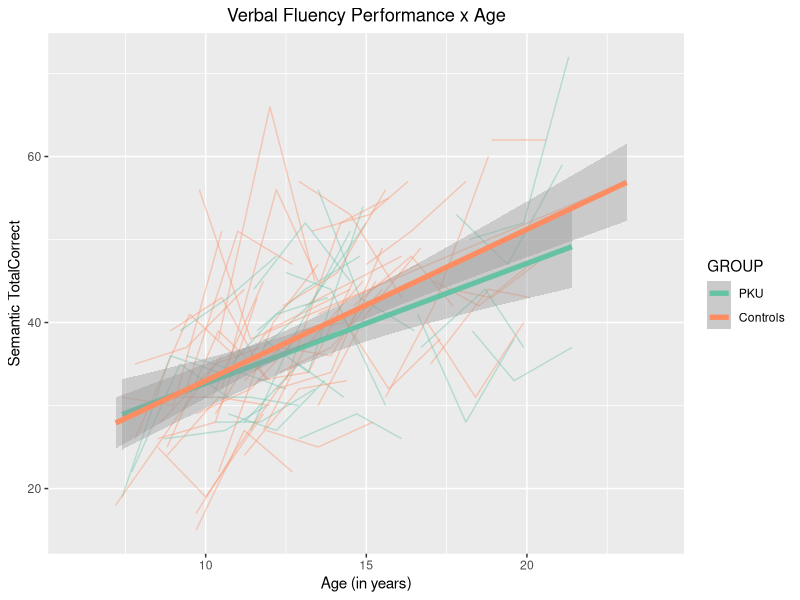
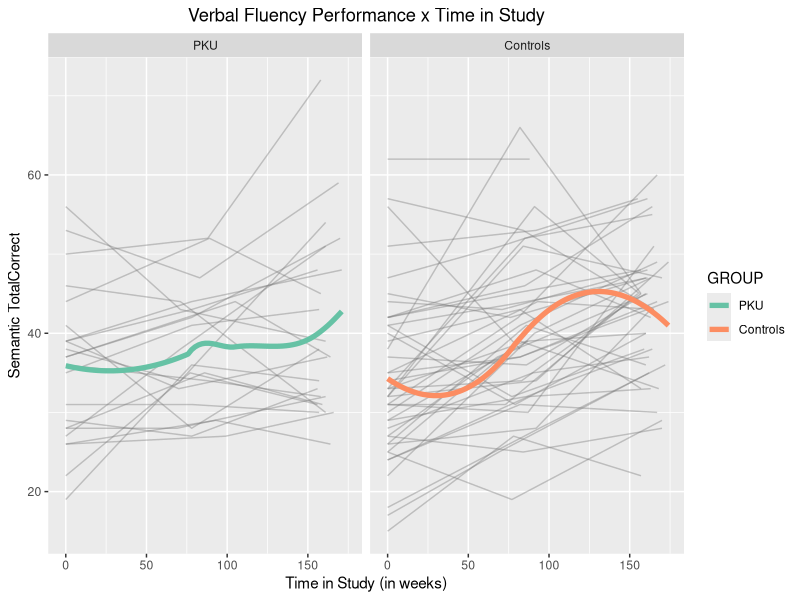
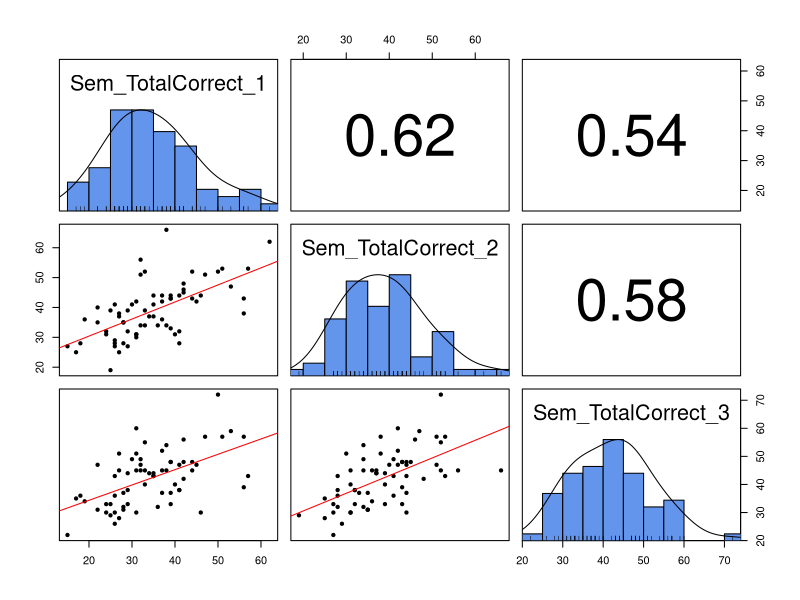

Source code (R) for these figures, in order:
## ---- chunk 1
knitr::opts_chunk$set(echo = TRUE)
## ---- chunk 2
setwd("/Users/zashawks/Desktop/PNL/PKU/Verbal Fluency/")
mydata_wide <- read.csv("VerbalFluency_StrategicProcessing.csv", header=TRUE)
mydata_long <- read.csv("NJ_data_3.csv")
mydata_dob <- read.csv("IQ_VF_participants.csv")

setwd("/Users/zashawks/Desktop/Stats/Longitudinal/ALDA")
library(tidyverse)
library(tibble)
## ---- chunk 3
wide_to_long <- mydata_wide %>%
  gather(-ID2, key = "timepoint", value = "value") %>%
  separate(timepoint, into = c("Omit", "Time", "Omit2", "Variable"), sep = c(1,2, 3)) %>%
  select(-Omit, -Omit2) %>%
  spread(key = Variable, value = value)

wide_to_long <- wide_to_long[1:201, ]
wide_to_long <- as_tibble(wide_to_long)
wide_to_long
## ---- chunk 4
long_to_wide <- mydata_long %>%
  gather(-(ID2:TP), key = "variable", value = "value") %>%
  unite(varT, variable, TP) %>%
  spread(key = varT, value = value) %>%
  select(-Baseline_2, -Baseline_3) %>%
  rename("Baseline" = "Baseline_1")
long_to_wide <- as_tibble(long_to_wide)
long_to_wide
## ---- chunk 5
library(lubridate)
mydata_dob2 <- mydata_dob %>%
  select(IDNUMBER, GENDER, GROUP, L1dob, L1age, L1dot,
         L2dob, L2age, L2dot, L3dob, L3age, L3dot) %>%
  mutate_at(c(4, 6, 7, 9, 10, 12), as.character) %>%
  rename(ID2 = IDNUMBER, L1_dob = L1dob, L1_age = L1age, L1_dot = L1dot,
         L2_dob = L2dob, L2_age = L2age, L2_dot = L2dot, L3_dob = L3dob, L3_age = L3age, L3_dot = L3dot)

mydata_merged <- left_join(mydata_wide, mydata_dob2)
mydata_merged <- as_tibble(mydata_merged)
mydata_merged

wide_to_long2 <- mydata_merged %>%
  gather(-ID2, -GENDER, -GROUP, key = "timepoint", value = "value") %>%
  separate(timepoint, into = c("Omit", "Timepoint", "Omit2", "Variable"), sep = c(1,2, 3)) %>%
  select(-Omit, -Omit2) %>%
  spread(key = Variable, value = value) %>%
  drop_na() %>%
  mutate(dob = mdy(dob), dot = mdy(dot)) 

wide_to_long2 <- wide_to_long2[1:200, ]
wide_to_long2 <- as_tibble(wide_to_long2)
wide_to_long2
## ---- chunk 6
  #Dataset 1: 
  Descriptives <- wide_to_long2 %>%
    group_by(GROUP, Timepoint) %>%
    summarise(n())
  print(Descriptives)

  #Dataset 2: additional observations
  mydata_dob2$baselinedate <- mydata_dob2$L1_dot
  wide_to_long3 <- mydata_dob2 %>%
    gather(-ID2, -GENDER, -GROUP, -baselinedate, key = "timepoint", value = "value") %>%
    separate(timepoint, into = c("Omit", "Timepoint", "Omit2", "Variable"), sep = c(1,2, 3)) %>%
    select(-Omit, -Omit2) %>%
    spread(key = Variable, value = value) %>%
    drop_na() %>%
    mutate(dob = mdy(dob), dot = mdy(dot), baselinedate = mdy(baselinedate)) 
  
  wide_to_long_merged <- full_join(wide_to_long2, wide_to_long3)
  wide_to_long_merged <- as_tibble(wide_to_long_merged)
  wide_to_long_merged
  
  Descriptives2 <- wide_to_long_merged %>%
    group_by(GROUP, Timepoint) %>%
    summarise(n())
  print(Descriptives2) 
## ---- chunk 7
  #age
  wide_to_long_merged$Age_days <- round(as.duration(wide_to_long_merged$dob %--% wide_to_long_merged$dot)/ddays(1), 1)
  wide_to_long_merged$Age_weeks <- round(as.duration(wide_to_long_merged$dob %--% wide_to_long_merged$dot)/dweeks(1), 1)
  wide_to_long_merged$Age_years <- round(as.duration(wide_to_long_merged$dob %--% wide_to_long_merged$dot)/dyears(1), 1)
  
    #comparing computed age variable to original age variable in dataset
    wide_to_long_merged$sanity_check <- as.numeric(wide_to_long_merged$age) - wide_to_long_merged$Age_years
    mean(wide_to_long_merged$sanity_check) #looks like our pre-calculated age variable may have been slightly off?
    table((wide_to_long_merged$sanity_check > 1)) #error < 1 year in all cases
  
  #time in study
  wide_to_long_merged$TIS_days <- round(as.duration(wide_to_long_merged$baselinedate %--% wide_to_long_merged$dot)/ddays(1))
  wide_to_long_merged$TIS_weeks <- round(as.duration(wide_to_long_merged$baselinedate %--% wide_to_long_merged$dot)/dweeks(1))
  wide_to_long_merged$TIS_years <- round(as.duration(wide_to_long_merged$baselinedate %--% wide_to_long_merged$dot)/dyears(1))
  #View(arrange(wide_to_long_merged, Timepoint))
## ---- chunk 8
  #With age (in years) along the x-axis
  wide_to_long_merged$GENDER <- as.factor(wide_to_long_merged$GENDER)
  wide_to_long_merged$GROUP <- as.factor(wide_to_long_merged$GROUP)
  wide_to_long_merged$animal_TotalCorrect <- as.numeric(wide_to_long_merged$animal_TotalCorrect)
  wide_to_long_merged$food_TotalCorrect <- as.numeric(wide_to_long_merged$food_TotalCorrect)
  
  levels(wide_to_long_merged$GROUP)[levels(wide_to_long_merged$GROUP)==2] <- "Controls"
  levels(wide_to_long_merged$GROUP)[levels(wide_to_long_merged$GROUP)==1] <- "PKU"
  
  wide_to_long_merged$Sem_TotalCorrect <- (wide_to_long_merged$animal_TotalCorrect + wide_to_long_merged$food_TotalCorrect)
    
  p <- ggplot(data = wide_to_long_merged, aes(x = Age_years, y = Sem_TotalCorrect, group = GROUP))
  p + geom_line(aes(colour=GROUP, group=ID2), alpha = .4) + 
    stat_smooth(aes(colour = GROUP), method = "lm", se = TRUE, size = 1.8) +
    scale_color_brewer(palette="Set2") + 
    ylab("Semantic TotalCorrect") +
    xlab("Age (in years)") +
    xlim(6, 24) +
    ggtitle("Verbal Fluency Performance x Age") +
    theme(plot.title = element_text(hjust = 0.5))

  #With study time (in weeks) along the x-axis
  q <- ggplot(data = wide_to_long_merged, aes(x = TIS_weeks, y = Sem_TotalCorrect, group = GROUP))
  q + geom_line(aes(group=ID2), color = "gray47", alpha = .4) + 
    stat_smooth(aes(colour = GROUP), method = "loess", se = FALSE, size = 1.8) +
    scale_color_brewer(palette="Set2") + 
    ylab("Semantic TotalCorrect") +
    xlab("Time in Study (in weeks)") +
    ggtitle("Verbal Fluency Performance x Time in Study") +
    xlim(-2, 175) +
    theme(plot.title = element_text(hjust = 0.5)) + 
    facet_grid(. ~ GROUP)
## ---- chunk 9
long_to_wide_merged <- wide_to_long_merged %>%
  select(-sanity_check) %>%
  gather(-(ID2:Timepoint), key = "variable", value = "value") %>%
  unite(varT, variable, Timepoint) %>%
  spread(key = varT, value = value) %>%
  select(-baselinedate_2, -baselinedate_3) %>%
  rename("baselinedate" = "baselinedate_1") %>%
  mutate_at(c("Sem_TotalCorrect_1", "Sem_TotalCorrect_2", "Sem_TotalCorrect_3"), as.numeric)

new.df <- subset(long_to_wide_merged, select = c(Sem_TotalCorrect_1, Sem_TotalCorrect_2, Sem_TotalCorrect_3))
cor(new.df, use = "pairwise.complete.obs")

library(psych)
pairs.panels(new.df, hist.col = "cornflowerblue", density = TRUE, ellipses = FALSE, lm = T)
